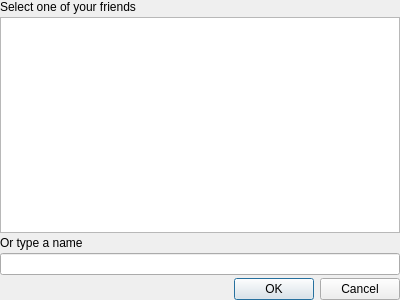
<ui version="4.0" >
 <class>TagSelector</class>
 <widget class="QDialog" name="TagSelector" >
  <property name="geometry" >
   <rect>
    <x>0</x>
    <y>0</y>
    <width>400</width>
    <height>300</height>
   </rect>
  </property>
  <property name="windowTitle" >
   <string>Tag a photo</string>
  </property>
  <layout class="QVBoxLayout" >
   <property name="spacing" >
    <number>3</number>
   </property>
   <property name="margin" >
    <number>0</number>
   </property>
   <item>
    <widget class="QLabel" name="label" >
     <property name="text" >
      <string>Select one of your friends</string>
     </property>
    </widget>
   </item>
   <item>
    <widget class="QListWidget" name="friendList" >
    </widget>
   </item>
   <item>
    <widget class="QLabel" name="label_2" >
     <property name="text" >
      <string>Or type a name</string>
     </property>
    </widget>
   </item>
   <item>
    <widget class="QLineEdit" name="nameBox" />
   </item>
   <item>
    <widget class="QDialogButtonBox" name="buttonBox" >
     <property name="orientation" >
      <enum>Qt::Horizontal</enum>
     </property>
     <property name="standardButtons" >
      <set>QDialogButtonBox::Cancel|QDialogButtonBox::NoButton|QDialogButtonBox::Ok</set>
     </property>
    </widget>
   </item>
  </layout>
 </widget>
 <resources/>
 <connections>
  <connection>
   <sender>buttonBox</sender>
   <signal>accepted()</signal>
   <receiver>TagSelector</receiver>
   <slot>accept()</slot>
   <hints>
    <hint type="sourcelabel" >
     <x>248</x>
     <y>254</y>
    </hint>
    <hint type="destinationlabel" >
     <x>157</x>
     <y>274</y>
    </hint>
   </hints>
  </connection>
  <connection>
   <sender>buttonBox</sender>
   <signal>rejected()</signal>
   <receiver>TagSelector</receiver>
   <slot>reject()</slot>
   <hints>
    <hint type="sourcelabel" >
     <x>316</x>
     <y>260</y>
    </hint>
    <hint type="destinationlabel" >
     <x>286</x>
     <y>274</y>
    </hint>
   </hints>
  </connection>
 </connections>
</ui>
